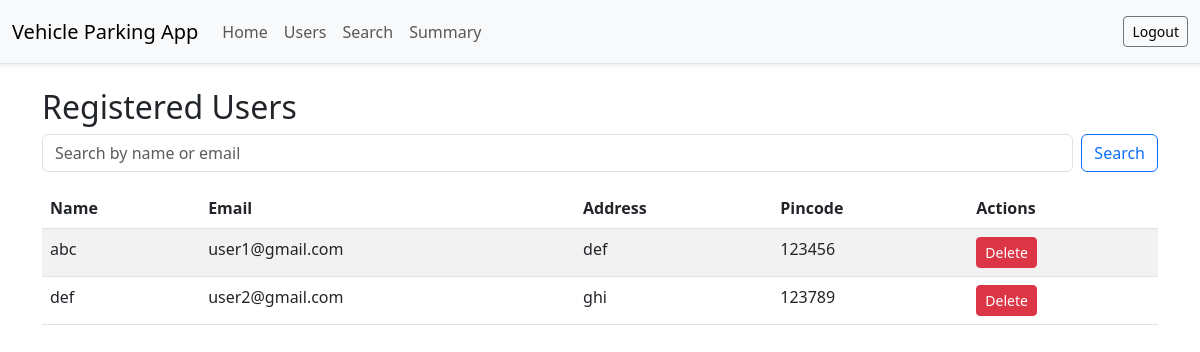
Before: /admin/users (signed in) with the older database file.
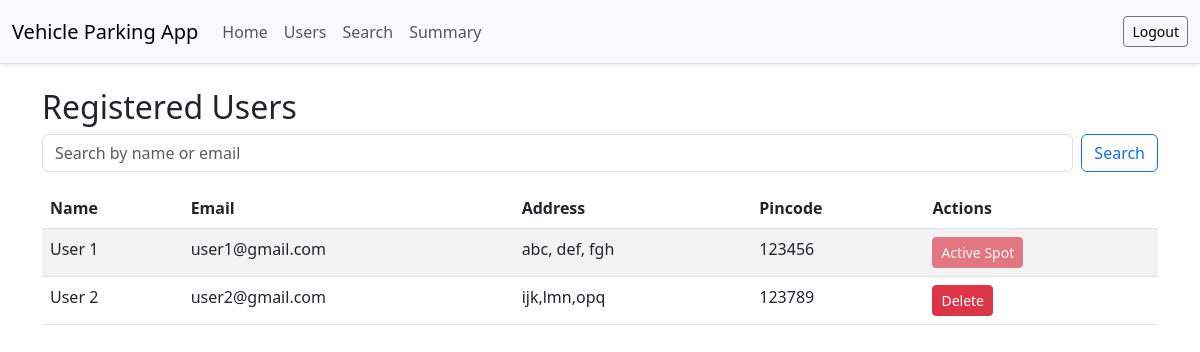
After: the same page with the newer database file.
### models.py (models this page shows)
class User(db.Model):
    id = db.Column(db.Integer, primary_key=True)
    name = db.Column(db.String(100), nullable=False)
    email = db.Column(db.String(100), unique=True, nullable=False)
    password_hash = db.Column(db.String(200), nullable=False)
    address=db.Column(db.String(200),nullable=False)
    pincode=db.Column(db.Integer,nullable=False)
    role_id = db.Column(db.Integer, db.ForeignKey('role.id'), nullable=False)
    reservations = db.relationship('Reservation', backref='user', lazy=True)

### app.py (the view)
@app.route('/admin/users')
def admin_users():
    if session.get('role') not in ['admin', 'collaborator']:
        return redirect(url_for('login'))
    query = request.args.get('query', '')
    users_query = User.query.join(Role).filter(Role.name == 'user')
    if query:
        users_query = users_query.filter(
            (User.name.ilike(f"%{query}%")) |
            (User.email.ilike(f"%{query}%"))
        )
    users = users_query.all()
    user_active_reservations = {
        user.id: Reservation.query.filter_by(user_id=user.id, release_time=None).count() > 0
        for user in users
    }
    return render_template('admin_users.html', users=users, query=query,active_status=user_active_reservations)

### templates/admin_users.html
{% extends "base.html" %}
{% block content %}
<h2>Registered Users</h2>
<form method="GET" class="d-flex mb-3" action="{{ url_for('admin_users') }}">
    <input type="text" name="query" class="form-control me-2" placeholder="Search by name or email" value="{{ query }}">
    <button type="submit" class="btn btn-outline-primary">Search</button>
</form>
<table class="table table-striped">
    <thead>
        <tr>
            <th>Name</th>
            <th>Email</th>
            <th>Address</th>
            <th>Pincode</th>
            <th>Actions</th>
        </tr>
    </thead>
    <tbody>
        {% for user in users %}
        <tr>
            <td>{{ user.name }}</td>
            <td>{{ user.email }}</td>
            <td>{{ user.address }}</td>
            <td>{{ user.pincode }}</td>
            <td>
                {% if active_status[user.id] %}
                    <button class="btn btn-danger btn-sm" disabled>Active Spot</button>
                {% else %}
                    <form action="{{ url_for('delete_user', user_id=user.id) }}" method="POST" style="display:inline;">
                        <button type="submit" class="btn btn-danger btn-sm">Delete</button>
                    </form>
                {% endif %}
            </td>
        </tr>
        {% endfor %}
    </tbody>
</table>
{% endblock %}

Changed rows visible on the page:
changed User "user1@gmail.com": name "abc" → "User 1"; address "def" → "abc, def, fgh"; text "Delete" → "Active Spot"
changed User "user2@gmail.com": name "def" → "User 2"; address "ghi" → "ijk,lmn,opq"
